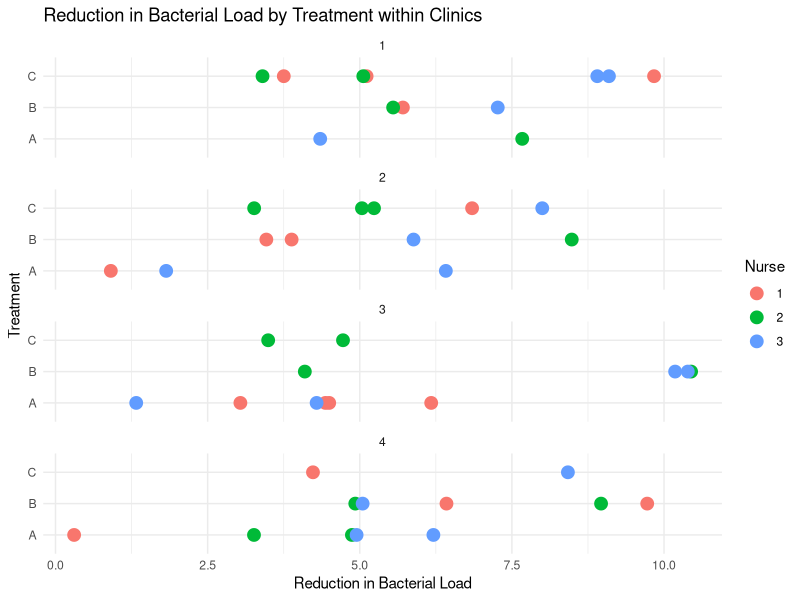
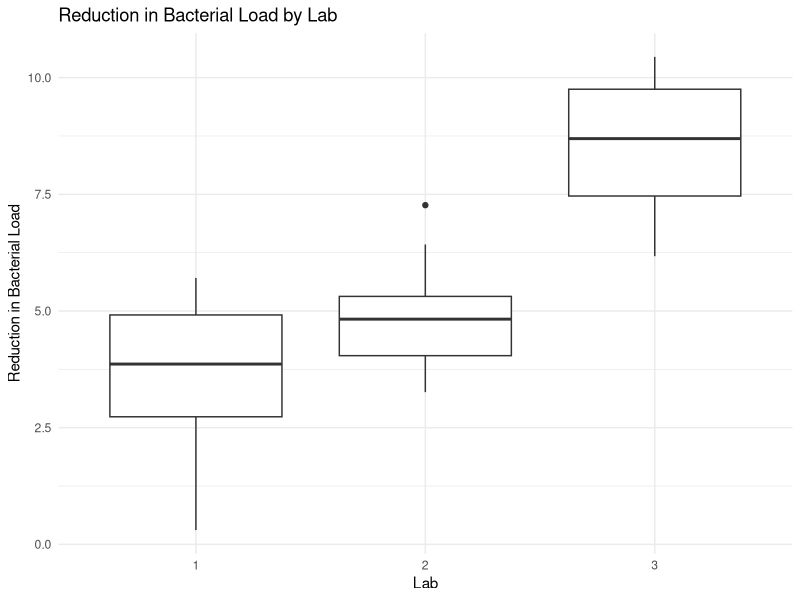

Generate these figures, in order, with R:
## ---- chunk 1
# Set seed for reproducibility
set.seed(789)

# Define clinics, labs, nurses, and treatments
num_patients <- 48  # Increase the number of patients to 48
clinics <- factor(rep(1:4, each = num_patients / 4))  # Clinics 1 to 4
labs <- factor(rep(1:3, length.out = num_patients))  # Labs 1 to 3
treatments <- factor(sample(rep(c("A", "B", "C"), length.out = num_patients)))  # Randomized assignment of Treatments A, B, C to patients
nurses <- factor(rep(rep(1:3, each = num_patients / 12), times = 4))  # Nurses 1 to 3 in each clinic, nested within clinics

# Simulate data
pre_treatment_load <- rnorm(num_patients, mean = 100, sd = 10)  # Pre-treatment bacterial load for each patient
nurse_effect <- rnorm(12, mean = 0, sd = 1)  # Random effect for each nurse
clinic_effect <- rnorm(4, mean = 0, sd = 1.5)  # Random effect for each clinic
lab_effect <- rnorm(3, mean = 0, sd = 1.5)     # Random effect for each lab
treatment_effect <- c(A = 5, B = 7, C = 6)     # Fixed effects for treatments

# Create data frame
wound_healing_data <- data.frame(
  Clinic = clinics,      # Clinic where the patient is treated
  Lab = labs,            # Lab where the bacterial load is measured
  Nurse = nurses,        # Nurse providing treatment, nested within clinics
  Treatment = treatments,# Treatment applied to the patient
  PreTreatmentLoad = pre_treatment_load,  # Pre-treatment bacterial load
  PostTreatmentLoad = NA,                 # Placeholder for post-treatment bacterial load
  ReductionLoad = NA                      # Placeholder for reduction in bacterial load
)

# Assign responses
for (i in 1:nrow(wound_healing_data)) {
  # Extract numeric indices for clinic, lab, and nurse
  c <- as.numeric(wound_healing_data$Clinic[i])
  l <- as.numeric(wound_healing_data$Lab[i])
  n <- as.numeric(wound_healing_data$Nurse[i])
  t <- as.character(wound_healing_data$Treatment[i])
  
  # Calculate post-treatment bacterial load using the fixed treatment effect, random clinic, lab, and nurse effects, and residual error
  wound_healing_data$PostTreatmentLoad[i] <-
    wound_healing_data$PreTreatmentLoad[i] - (clinic_effect[c] + lab_effect[l] + nurse_effect[n] + treatment_effect[t] + rnorm(1, mean = 0, sd = 1))
  
  # Calculate reduction in bacterial load
  wound_healing_data$ReductionLoad[i] <- wound_healing_data$PreTreatmentLoad[i] - wound_healing_data$PostTreatmentLoad[i]
}
## ---- chunk 2
# Create scatter plot to visualize reduction in bacterial load by treatment within each clinic
library(ggplot2)
ggplot(wound_healing_data, aes(x = ReductionLoad, y = Treatment, color = Nurse)) +
  geom_point(size = 4) +
  facet_wrap(~ Clinic, ncol = 1) +
  labs(title = "Reduction in Bacterial Load by Treatment within Clinics",
       x = "Reduction in Bacterial Load",
       y = "Treatment") +
  theme_minimal()
## ---- chunk 3
# Create boxplot to visualize reduction in bacterial load by lab
ggplot(wound_healing_data, aes(x = Lab, y = ReductionLoad)) +
  geom_boxplot() +
  labs(title = "Reduction in Bacterial Load by Lab",
       x = "Lab",
       y = "Reduction in Bacterial Load") +
  theme_minimal()
## ---- chunk 4
library(dplyr)

# Summarizing data by Treatment
summary_stats_treatment <- wound_healing_data %>%
  filter(!is.na(ReductionLoad)) %>%
  group_by(Treatment) %>%
  summarise(
    Mean_ReductionLoad = mean(ReductionLoad),
    SD_ReductionLoad = sd(ReductionLoad)
  )

# Summarizing data by Clinic
summary_stats_clinic <- wound_healing_data %>%
  filter(!is.na(ReductionLoad)) %>%
  group_by(Clinic) %>%
  summarise(
    Mean_ReductionLoad = mean(ReductionLoad),
    SD_ReductionLoad = sd(ReductionLoad)
  )

# Summarizing data by Lab
summary_stats_lab <- wound_healing_data %>%
  filter(!is.na(ReductionLoad)) %>%
  group_by(Lab) %>%
  summarise(
    Mean_ReductionLoad = mean(ReductionLoad),
    SD_ReductionLoad = sd(ReductionLoad)
  )

# Displaying the produced summary tables
summary_stats_treatment
summary_stats_clinic
summary_stats_lab
